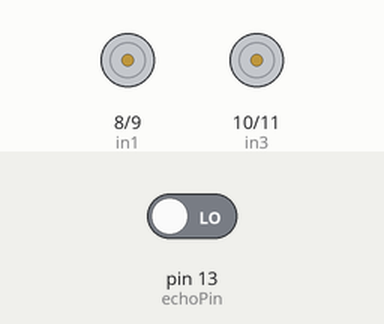
Recording of a sketch running on a simulated Arduino Uno, built with avr-gcc and run on an emulated ATmega328P. Parts: motor-driver pin pairs drawn as motors (green arrow = first pin HIGH = forward, orange = second pin HIGH = backward, longer = more drive). Inputs (shaded band) come from the test bench; at power-on: pin 13 (echoPin) LOW. Random numbers use the default seed unless the sketch sets one.

Above: at 1.5 s.
At 2.5 s:
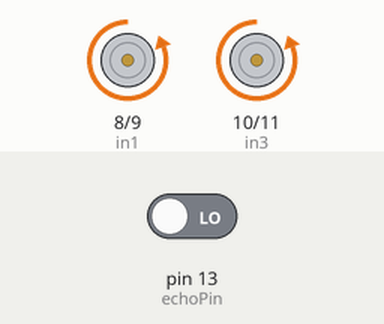
At 3.7 s:
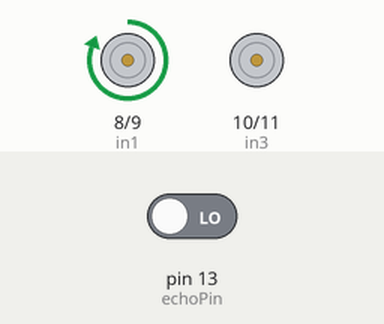
Timing chart, 0 to 7.0 s (numbered marks = the images above):
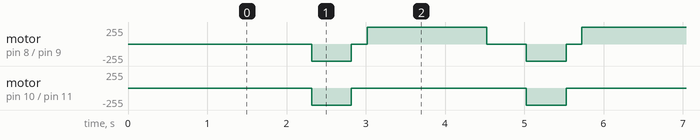

Measured:
- by itself, motor on pin 8 (in1) / pin 9 (in2): repeats every 2.7 s: stopped 0.20 s, forward 255/255 1.5 s, stopped 0.50 s, backward 255/255 0.50 s
- by itself, motor on pin 10 (in3) / pin 11 (in4): alternates backward 255/255 for 0.50 s and stopped for 2.2 s

The sketch:

obstacle_avoidance.ino
```cpp
int trigPin = 12; // trig pin of HC-SR04
int echoPin = 13; // Echo pin of HC-SR04
int in1 = 8;
int in2 = 9;
int in3 = 10;
int in4 = 11;
long duration, distance;

void setup() {
  delay(random(500,2000)); // delay for random time
  Serial.begin(9600);
  pinMode(in1, OUTPUT); // set Motor pins as output
  pinMode(in2, OUTPUT);
  pinMode(in3, OUTPUT);
  pinMode(in4, OUTPUT);
  pinMode(trigPin, OUTPUT); // set trig pin as output
  pinMode(echoPin, INPUT); //set echo pin as input to capture
//reflected waves
}
void loop() {
  digitalWrite(trigPin, LOW);
  delayMicroseconds(2);
  digitalWrite(trigPin, HIGH); // send waves for 10 us
  delayMicroseconds(10);
  duration = pulseIn(echoPin, HIGH); // receive reflected waves
  distance = duration / 58.2; // convert to distance
  delay(10);
// If you dont get proper movements of your robot then alter the pin
//numbers
if (distance >5)
{
  digitalWrite(in1, HIGH); // move forward
  digitalWrite(in2, LOW);
  digitalWrite(in3, HIGH);
  digitalWrite(in4, LOW);
}
if (distance < 4)
{
digitalWrite(in1, LOW); //Stop
digitalWrite(in2, LOW);
digitalWrite(in3, LOW);
digitalWrite(in4, LOW);
delay(500);
digitalWrite(in1, LOW); //movebackword
digitalWrite(in2, HIGH);
digitalWrite(in3, LOW);
digitalWrite(in4, HIGH);
delay(500);
digitalWrite(in1, LOW); //Stop
digitalWrite(in2, LOW);
digitalWrite(in3, LOW);
digitalWrite(in4, LOW);
delay(200);
digitalWrite(in1, HIGH);
digitalWrite(in2, LOW);
digitalWrite(in3, LOW);
digitalWrite(in4, LOW);
delay(500);
}
}
```
